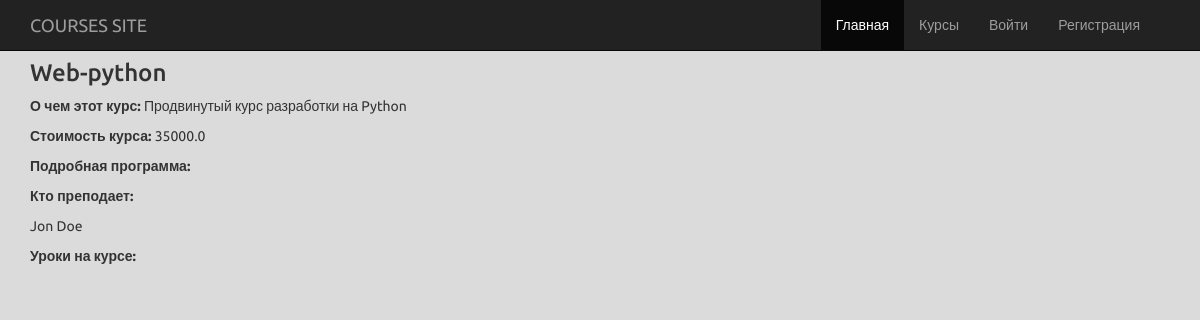
/courses/7/, run on an earlier commit of the app's database.
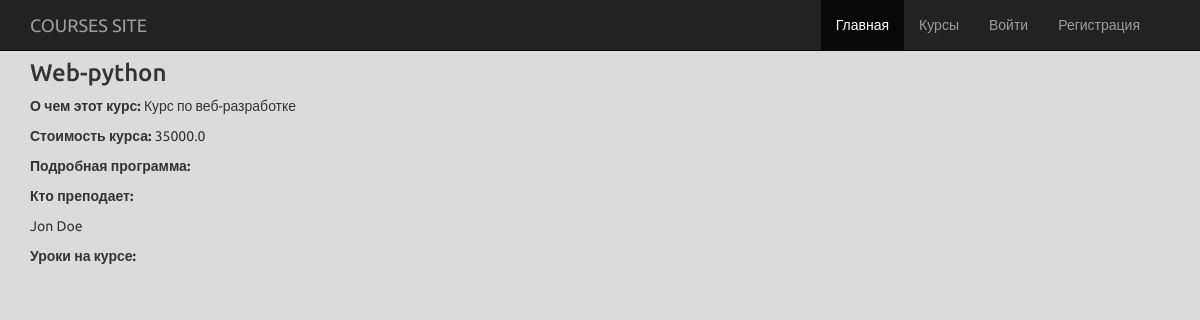
And on a later commit of the database.
### courses/models.py (models this page shows, shortened)
class Course(models.Model):
    title = models.CharField('Название курса', max_length=200)
    description = models.TextField('Описание курса')
    length = models.IntegerField('Длительность, мес', default=0)
    lesson_quantity = models.IntegerField('Количество уроков', default=0)
    course_program = models.TextField('Программа курса', blank=True)
    start_date = models.DateField('Дата старта', default=date.today)
    price = models.FloatField('Стоимость курса', default=0)
    course_teacher = models.ManyToManyField('Teacher', blank=True, verbose_name="Преподаватели курса")
    published = models.BooleanField('Опубликован', default=True)
    class Meta:
        verbose_name_plural = 'Курсы'
        verbose_name = 'Курс'
        ordering = ['title', 'price', 'start_date']

### courses/views.py (the view)
# urls.py: path('<int:pk>/', views.course_detail, name='course_detail'),
def course_detail(request, pk):
    course = get_object_or_404(Course, pk=pk)
    return render(request, 'courses/course_detail.html', {'course': course})

### courses/models.py (called while the page is built)
    @property
    def full_name(self):
        return f'{self.first_name} {self.last_name}'

### courses/templates/courses/course_detail.html (shortened to what this page needs)
{% extends 'root.html' %}
{% load static %}
{% block content %}
<div class="container">
        <h3>{{ course.title }}</h3>
        <p><b>О чем этот курс:</b> {{ course.description }}</p>
        <p><b>Стоимость курса:</b> {{ course.price }}</p>
        <p><b>Подробная программа:</b> {{ course.course_program }}</p>
        <p><b>Кто преподает:</b>
                {% for teacher in course.course_teacher.all  %}
                <p>{{ teacher.full_name }}</p>
                {% endfor %}
        </p>
        <p><b>Уроки на курсе:</b>
        </p>
</div>
{% endblock %}

What changed in the data, as far as the page shows it:
changed Course "Web-python": description "Продвинутый курс разработки на Python" → "Курс по веб-разработке"
